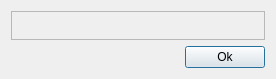
<?xml version="1.0" encoding="UTF-8"?>
<ui version="4.0">
 <class>CrewNamesPrompt</class>
 <widget class="QDialog" name="CrewNamesPrompt">
  <property name="geometry">
   <rect>
    <x>0</x>
    <y>0</y>
    <width>276</width>
    <height>79</height>
   </rect>
  </property>
  <property name="windowTitle">
   <string>Enter Crew Names</string>
  </property>
  <layout class="QGridLayout" name="gridLayout_2">
   <item row="2" column="1">
    <widget class="QPushButton" name="pushButton">
     <property name="text">
      <string>Ok</string>
     </property>
    </widget>
   </item>
   <item row="0" column="0" colspan="2">
    <widget class="QFrame" name="crew_names_grid">
     <property name="frameShape">
      <enum>QFrame::StyledPanel</enum>
     </property>
     <property name="frameShadow">
      <enum>QFrame::Raised</enum>
     </property>
     <layout class="QGridLayout" name="gridLayout">
      <property name="leftMargin">
       <number>0</number>
      </property>
      <property name="topMargin">
       <number>0</number>
      </property>
      <property name="rightMargin">
       <number>0</number>
      </property>
      <property name="bottomMargin">
       <number>0</number>
      </property>
     </layout>
    </widget>
   </item>
   <item row="2" column="0">
    <spacer name="horizontalSpacer">
     <property name="orientation">
      <enum>Qt::Horizontal</enum>
     </property>
     <property name="sizeHint" stdset="0">
      <size>
       <width>40</width>
       <height>20</height>
      </size>
     </property>
    </spacer>
   </item>
  </layout>
 </widget>
 <resources/>
 <connections>
  <connection>
   <sender>pushButton</sender>
   <signal>clicked()</signal>
   <receiver>CrewNamesPrompt</receiver>
   <slot>accept()</slot>
   <hints>
    <hint type="sourcelabel">
     <x>229</x>
     <y>58</y>
    </hint>
    <hint type="destinationlabel">
     <x>137</x>
     <y>39</y>
    </hint>
   </hints>
  </connection>
 </connections>
</ui>
